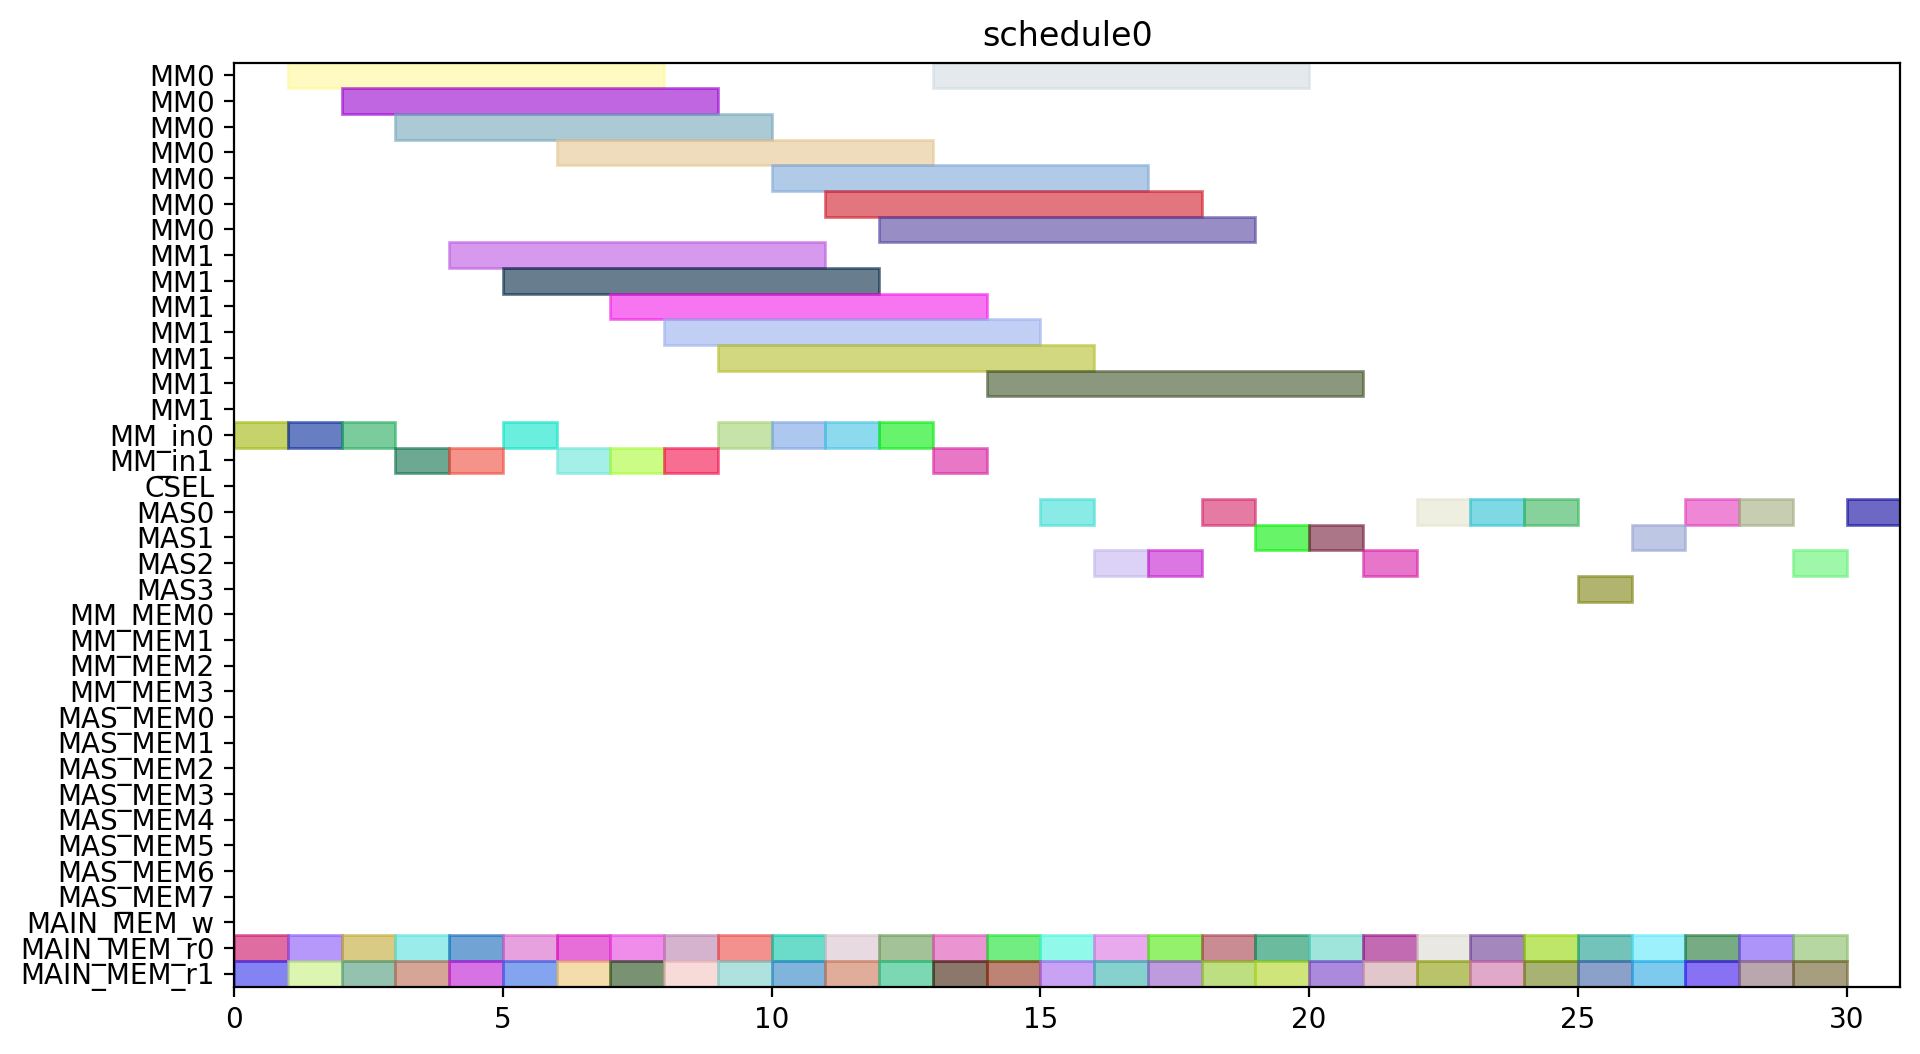

The Python source for this figure:
from pyschedule import Scenario, solvers, plotters, alt


def solve():
	horizon = 120
	S = Scenario("schedule0", horizon=horizon)

	# resource
	MM = S.Resources('MM', num=2, size=7)
	MM_in = S.Resources('MM_in', num=2)
	CSEL = S.Resource('CSEL')
	MAS = S.Resources('MAS', num=4, size=1, periods=range(1, horizon))
	MM_MEM = S.Resources('MM_MEM', num=4)
	MAS_MEM = S.Resources('MAS_MEM', num=8)
	MAIN_MEM_w = S.Resource('MAIN_MEM_w', size=1)
	MAIN_MEM_r = S.Resources('MAIN_MEM_r', num=2)

	# result of previous scheduling

	# new tasks
	t1_t0 = S.Task('t1_t0', length=7, delay_cost=1)
	t1_t0 += alt(MM)
	t1_t0_in = S.Task('t1_t0_in', length=1, delay_cost=1)
	t1_t0_in += alt(MM_in)
	S += t1_t0_in*MM_in[0]<=t1_t0*MM[0]
	S += t1_t0_in*MM_in[1]<=t1_t0*MM[1]
	t1_t0_mem0 = S.Task('t1_t0_mem0', length=1, delay_cost=1)
	t1_t0_mem0 += MAIN_MEM_r[0]
	S += t1_t0_mem0 <= t1_t0

	t1_t0_mem1 = S.Task('t1_t0_mem1', length=1, delay_cost=1)
	t1_t0_mem1 += MAIN_MEM_r[1]
	S += t1_t0_mem1 <= t1_t0

	t1_t1 = S.Task('t1_t1', length=7, delay_cost=1)
	t1_t1 += alt(MM)
	t1_t1_in = S.Task('t1_t1_in', length=1, delay_cost=1)
	t1_t1_in += alt(MM_in)
	S += t1_t1_in*MM_in[0]<=t1_t1*MM[0]
	S += t1_t1_in*MM_in[1]<=t1_t1*MM[1]
	t1_t1_mem0 = S.Task('t1_t1_mem0', length=1, delay_cost=1)
	t1_t1_mem0 += MAIN_MEM_r[0]
	S += t1_t1_mem0 <= t1_t1

	t1_t1_mem1 = S.Task('t1_t1_mem1', length=1, delay_cost=1)
	t1_t1_mem1 += MAIN_MEM_r[1]
	S += t1_t1_mem1 <= t1_t1

	t1_t2 = S.Task('t1_t2', length=1, delay_cost=1)
	t1_t2 += alt(MAS)
	t1_t2_mem0 = S.Task('t1_t2_mem0', length=1, delay_cost=1)
	t1_t2_mem0 += MAIN_MEM_r[0]
	S += t1_t2_mem0 <= t1_t2

	t1_t2_mem1 = S.Task('t1_t2_mem1', length=1, delay_cost=1)
	t1_t2_mem1 += MAIN_MEM_r[1]
	S += t1_t2_mem1 <= t1_t2

	t1_t3 = S.Task('t1_t3', length=1, delay_cost=1)
	t1_t3 += alt(MAS)
	t1_t3_mem0 = S.Task('t1_t3_mem0', length=1, delay_cost=1)
	t1_t3_mem0 += MAIN_MEM_r[0]
	S += t1_t3_mem0 <= t1_t3

	t1_t3_mem1 = S.Task('t1_t3_mem1', length=1, delay_cost=1)
	t1_t3_mem1 += MAIN_MEM_r[1]
	S += t1_t3_mem1 <= t1_t3

	t2_t0 = S.Task('t2_t0', length=7, delay_cost=1)
	t2_t0 += alt(MM)
	t2_t0_in = S.Task('t2_t0_in', length=1, delay_cost=1)
	t2_t0_in += alt(MM_in)
	S += t2_t0_in*MM_in[0]<=t2_t0*MM[0]
	S += t2_t0_in*MM_in[1]<=t2_t0*MM[1]
	t2_t0_mem0 = S.Task('t2_t0_mem0', length=1, delay_cost=1)
	t2_t0_mem0 += MAIN_MEM_r[0]
	S += t2_t0_mem0 <= t2_t0

	t2_t0_mem1 = S.Task('t2_t0_mem1', length=1, delay_cost=1)
	t2_t0_mem1 += MAIN_MEM_r[1]
	S += t2_t0_mem1 <= t2_t0

	t2_t1 = S.Task('t2_t1', length=7, delay_cost=1)
	t2_t1 += alt(MM)
	t2_t1_in = S.Task('t2_t1_in', length=1, delay_cost=1)
	t2_t1_in += alt(MM_in)
	S += t2_t1_in*MM_in[0]<=t2_t1*MM[0]
	S += t2_t1_in*MM_in[1]<=t2_t1*MM[1]
	t2_t1_mem0 = S.Task('t2_t1_mem0', length=1, delay_cost=1)
	t2_t1_mem0 += MAIN_MEM_r[0]
	S += t2_t1_mem0 <= t2_t1

	t2_t1_mem1 = S.Task('t2_t1_mem1', length=1, delay_cost=1)
	t2_t1_mem1 += MAIN_MEM_r[1]
	S += t2_t1_mem1 <= t2_t1

	t2_t2 = S.Task('t2_t2', length=1, delay_cost=1)
	t2_t2 += alt(MAS)
	t2_t2_mem0 = S.Task('t2_t2_mem0', length=1, delay_cost=1)
	t2_t2_mem0 += MAIN_MEM_r[0]
	S += t2_t2_mem0 <= t2_t2

	t2_t2_mem1 = S.Task('t2_t2_mem1', length=1, delay_cost=1)
	t2_t2_mem1 += MAIN_MEM_r[1]
	S += t2_t2_mem1 <= t2_t2

	t2_t3 = S.Task('t2_t3', length=1, delay_cost=1)
	t2_t3 += alt(MAS)
	t2_t3_mem0 = S.Task('t2_t3_mem0', length=1, delay_cost=1)
	t2_t3_mem0 += MAIN_MEM_r[0]
	S += t2_t3_mem0 <= t2_t3

	t2_t3_mem1 = S.Task('t2_t3_mem1', length=1, delay_cost=1)
	t2_t3_mem1 += MAIN_MEM_r[1]
	S += t2_t3_mem1 <= t2_t3

	t0_t0 = S.Task('t0_t0', length=7, delay_cost=1)
	t0_t0 += alt(MM)
	t0_t0_in = S.Task('t0_t0_in', length=1, delay_cost=1)
	t0_t0_in += alt(MM_in)
	S += t0_t0_in*MM_in[0]<=t0_t0*MM[0]
	S += t0_t0_in*MM_in[1]<=t0_t0*MM[1]
	t0_t0_mem0 = S.Task('t0_t0_mem0', length=1, delay_cost=1)
	t0_t0_mem0 += MAIN_MEM_r[0]
	S += t0_t0_mem0 <= t0_t0

	t0_t0_mem1 = S.Task('t0_t0_mem1', length=1, delay_cost=1)
	t0_t0_mem1 += MAIN_MEM_r[1]
	S += t0_t0_mem1 <= t0_t0

	t0_t1 = S.Task('t0_t1', length=7, delay_cost=1)
	t0_t1 += alt(MM)
	t0_t1_in = S.Task('t0_t1_in', length=1, delay_cost=1)
	t0_t1_in += alt(MM_in)
	S += t0_t1_in*MM_in[0]<=t0_t1*MM[0]
	S += t0_t1_in*MM_in[1]<=t0_t1*MM[1]
	t0_t1_mem0 = S.Task('t0_t1_mem0', length=1, delay_cost=1)
	t0_t1_mem0 += MAIN_MEM_r[0]
	S += t0_t1_mem0 <= t0_t1

	t0_t1_mem1 = S.Task('t0_t1_mem1', length=1, delay_cost=1)
	t0_t1_mem1 += MAIN_MEM_r[1]
	S += t0_t1_mem1 <= t0_t1

	t0_t2 = S.Task('t0_t2', length=1, delay_cost=1)
	t0_t2 += alt(MAS)
	t0_t2_mem0 = S.Task('t0_t2_mem0', length=1, delay_cost=1)
	t0_t2_mem0 += MAIN_MEM_r[0]
	S += t0_t2_mem0 <= t0_t2

	t0_t2_mem1 = S.Task('t0_t2_mem1', length=1, delay_cost=1)
	t0_t2_mem1 += MAIN_MEM_r[1]
	S += t0_t2_mem1 <= t0_t2

	t0_t3 = S.Task('t0_t3', length=1, delay_cost=1)
	t0_t3 += alt(MAS)
	t0_t3_mem0 = S.Task('t0_t3_mem0', length=1, delay_cost=1)
	t0_t3_mem0 += MAIN_MEM_r[0]
	S += t0_t3_mem0 <= t0_t3

	t0_t3_mem1 = S.Task('t0_t3_mem1', length=1, delay_cost=1)
	t0_t3_mem1 += MAIN_MEM_r[1]
	S += t0_t3_mem1 <= t0_t3

	t4_t0_t0 = S.Task('t4_t0_t0', length=7, delay_cost=1)
	t4_t0_t0 += alt(MM)
	t4_t0_t0_in = S.Task('t4_t0_t0_in', length=1, delay_cost=1)
	t4_t0_t0_in += alt(MM_in)
	S += t4_t0_t0_in*MM_in[0]<=t4_t0_t0*MM[0]
	S += t4_t0_t0_in*MM_in[1]<=t4_t0_t0*MM[1]
	t4_t0_t0_mem0 = S.Task('t4_t0_t0_mem0', length=1, delay_cost=1)
	t4_t0_t0_mem0 += MAIN_MEM_r[0]
	S += t4_t0_t0_mem0 <= t4_t0_t0

	t4_t0_t0_mem1 = S.Task('t4_t0_t0_mem1', length=1, delay_cost=1)
	t4_t0_t0_mem1 += MAIN_MEM_r[1]
	S += t4_t0_t0_mem1 <= t4_t0_t0

	t4_t0_t1 = S.Task('t4_t0_t1', length=7, delay_cost=1)
	t4_t0_t1 += alt(MM)
	t4_t0_t1_in = S.Task('t4_t0_t1_in', length=1, delay_cost=1)
	t4_t0_t1_in += alt(MM_in)
	S += t4_t0_t1_in*MM_in[0]<=t4_t0_t1*MM[0]
	S += t4_t0_t1_in*MM_in[1]<=t4_t0_t1*MM[1]
	t4_t0_t1_mem0 = S.Task('t4_t0_t1_mem0', length=1, delay_cost=1)
	t4_t0_t1_mem0 += MAIN_MEM_r[0]
	S += t4_t0_t1_mem0 <= t4_t0_t1

	t4_t0_t1_mem1 = S.Task('t4_t0_t1_mem1', length=1, delay_cost=1)
	t4_t0_t1_mem1 += MAIN_MEM_r[1]
	S += t4_t0_t1_mem1 <= t4_t0_t1

	t4_t0_t2 = S.Task('t4_t0_t2', length=1, delay_cost=1)
	t4_t0_t2 += alt(MAS)
	t4_t0_t2_mem0 = S.Task('t4_t0_t2_mem0', length=1, delay_cost=1)
	t4_t0_t2_mem0 += MAIN_MEM_r[0]
	S += t4_t0_t2_mem0 <= t4_t0_t2

	t4_t0_t2_mem1 = S.Task('t4_t0_t2_mem1', length=1, delay_cost=1)
	t4_t0_t2_mem1 += MAIN_MEM_r[1]
	S += t4_t0_t2_mem1 <= t4_t0_t2

	t4_t0_t3 = S.Task('t4_t0_t3', length=1, delay_cost=1)
	t4_t0_t3 += alt(MAS)
	t4_t0_t3_mem0 = S.Task('t4_t0_t3_mem0', length=1, delay_cost=1)
	t4_t0_t3_mem0 += MAIN_MEM_r[0]
	S += t4_t0_t3_mem0 <= t4_t0_t3

	t4_t0_t3_mem1 = S.Task('t4_t0_t3_mem1', length=1, delay_cost=1)
	t4_t0_t3_mem1 += MAIN_MEM_r[1]
	S += t4_t0_t3_mem1 <= t4_t0_t3

	t4_t1_t0 = S.Task('t4_t1_t0', length=7, delay_cost=1)
	t4_t1_t0 += alt(MM)
	t4_t1_t0_in = S.Task('t4_t1_t0_in', length=1, delay_cost=1)
	t4_t1_t0_in += alt(MM_in)
	S += t4_t1_t0_in*MM_in[0]<=t4_t1_t0*MM[0]
	S += t4_t1_t0_in*MM_in[1]<=t4_t1_t0*MM[1]
	t4_t1_t0_mem0 = S.Task('t4_t1_t0_mem0', length=1, delay_cost=1)
	t4_t1_t0_mem0 += MAIN_MEM_r[0]
	S += t4_t1_t0_mem0 <= t4_t1_t0

	t4_t1_t0_mem1 = S.Task('t4_t1_t0_mem1', length=1, delay_cost=1)
	t4_t1_t0_mem1 += MAIN_MEM_r[1]
	S += t4_t1_t0_mem1 <= t4_t1_t0

	t4_t1_t1 = S.Task('t4_t1_t1', length=7, delay_cost=1)
	t4_t1_t1 += alt(MM)
	t4_t1_t1_in = S.Task('t4_t1_t1_in', length=1, delay_cost=1)
	t4_t1_t1_in += alt(MM_in)
	S += t4_t1_t1_in*MM_in[0]<=t4_t1_t1*MM[0]
	S += t4_t1_t1_in*MM_in[1]<=t4_t1_t1*MM[1]
	t4_t1_t1_mem0 = S.Task('t4_t1_t1_mem0', length=1, delay_cost=1)
	t4_t1_t1_mem0 += MAIN_MEM_r[0]
	S += t4_t1_t1_mem0 <= t4_t1_t1

	t4_t1_t1_mem1 = S.Task('t4_t1_t1_mem1', length=1, delay_cost=1)
	t4_t1_t1_mem1 += MAIN_MEM_r[1]
	S += t4_t1_t1_mem1 <= t4_t1_t1

	t4_t1_t2 = S.Task('t4_t1_t2', length=1, delay_cost=1)
	t4_t1_t2 += alt(MAS)
	t4_t1_t2_mem0 = S.Task('t4_t1_t2_mem0', length=1, delay_cost=1)
	t4_t1_t2_mem0 += MAIN_MEM_r[0]
	S += t4_t1_t2_mem0 <= t4_t1_t2

	t4_t1_t2_mem1 = S.Task('t4_t1_t2_mem1', length=1, delay_cost=1)
	t4_t1_t2_mem1 += MAIN_MEM_r[1]
	S += t4_t1_t2_mem1 <= t4_t1_t2

	t4_t1_t3 = S.Task('t4_t1_t3', length=1, delay_cost=1)
	t4_t1_t3 += alt(MAS)
	t4_t1_t3_mem0 = S.Task('t4_t1_t3_mem0', length=1, delay_cost=1)
	t4_t1_t3_mem0 += MAIN_MEM_r[0]
	S += t4_t1_t3_mem0 <= t4_t1_t3

	t4_t1_t3_mem1 = S.Task('t4_t1_t3_mem1', length=1, delay_cost=1)
	t4_t1_t3_mem1 += MAIN_MEM_r[1]
	S += t4_t1_t3_mem1 <= t4_t1_t3

	t4_t2_t0 = S.Task('t4_t2_t0', length=7, delay_cost=1)
	t4_t2_t0 += alt(MM)
	t4_t2_t0_in = S.Task('t4_t2_t0_in', length=1, delay_cost=1)
	t4_t2_t0_in += alt(MM_in)
	S += t4_t2_t0_in*MM_in[0]<=t4_t2_t0*MM[0]
	S += t4_t2_t0_in*MM_in[1]<=t4_t2_t0*MM[1]
	t4_t2_t0_mem0 = S.Task('t4_t2_t0_mem0', length=1, delay_cost=1)
	t4_t2_t0_mem0 += MAIN_MEM_r[0]
	S += t4_t2_t0_mem0 <= t4_t2_t0

	t4_t2_t0_mem1 = S.Task('t4_t2_t0_mem1', length=1, delay_cost=1)
	t4_t2_t0_mem1 += MAIN_MEM_r[1]
	S += t4_t2_t0_mem1 <= t4_t2_t0

	t4_t2_t1 = S.Task('t4_t2_t1', length=7, delay_cost=1)
	t4_t2_t1 += alt(MM)
	t4_t2_t1_in = S.Task('t4_t2_t1_in', length=1, delay_cost=1)
	t4_t2_t1_in += alt(MM_in)
	S += t4_t2_t1_in*MM_in[0]<=t4_t2_t1*MM[0]
	S += t4_t2_t1_in*MM_in[1]<=t4_t2_t1*MM[1]
	t4_t2_t1_mem0 = S.Task('t4_t2_t1_mem0', length=1, delay_cost=1)
	t4_t2_t1_mem0 += MAIN_MEM_r[0]
	S += t4_t2_t1_mem0 <= t4_t2_t1

	t4_t2_t1_mem1 = S.Task('t4_t2_t1_mem1', length=1, delay_cost=1)
	t4_t2_t1_mem1 += MAIN_MEM_r[1]
	S += t4_t2_t1_mem1 <= t4_t2_t1

	t4_t2_t2 = S.Task('t4_t2_t2', length=1, delay_cost=1)
	t4_t2_t2 += alt(MAS)
	t4_t2_t2_mem0 = S.Task('t4_t2_t2_mem0', length=1, delay_cost=1)
	t4_t2_t2_mem0 += MAIN_MEM_r[0]
	S += t4_t2_t2_mem0 <= t4_t2_t2

	t4_t2_t2_mem1 = S.Task('t4_t2_t2_mem1', length=1, delay_cost=1)
	t4_t2_t2_mem1 += MAIN_MEM_r[1]
	S += t4_t2_t2_mem1 <= t4_t2_t2

	t4_t2_t3 = S.Task('t4_t2_t3', length=1, delay_cost=1)
	t4_t2_t3 += alt(MAS)
	t4_t2_t3_mem0 = S.Task('t4_t2_t3_mem0', length=1, delay_cost=1)
	t4_t2_t3_mem0 += MAIN_MEM_r[0]
	S += t4_t2_t3_mem0 <= t4_t2_t3

	t4_t2_t3_mem1 = S.Task('t4_t2_t3_mem1', length=1, delay_cost=1)
	t4_t2_t3_mem1 += MAIN_MEM_r[1]
	S += t4_t2_t3_mem1 <= t4_t2_t3

	t4_t40 = S.Task('t4_t40', length=1, delay_cost=1)
	t4_t40 += alt(MAS)
	t4_t40_mem0 = S.Task('t4_t40_mem0', length=1, delay_cost=1)
	t4_t40_mem0 += MAIN_MEM_r[0]
	S += t4_t40_mem0 <= t4_t40

	t4_t40_mem1 = S.Task('t4_t40_mem1', length=1, delay_cost=1)
	t4_t40_mem1 += MAIN_MEM_r[1]
	S += t4_t40_mem1 <= t4_t40

	t4_t41 = S.Task('t4_t41', length=1, delay_cost=1)
	t4_t41 += alt(MAS)
	t4_t41_mem0 = S.Task('t4_t41_mem0', length=1, delay_cost=1)
	t4_t41_mem0 += MAIN_MEM_r[0]
	S += t4_t41_mem0 <= t4_t41

	t4_t41_mem1 = S.Task('t4_t41_mem1', length=1, delay_cost=1)
	t4_t41_mem1 += MAIN_MEM_r[1]
	S += t4_t41_mem1 <= t4_t41

	t4_t50 = S.Task('t4_t50', length=1, delay_cost=1)
	t4_t50 += alt(MAS)
	t4_t50_mem0 = S.Task('t4_t50_mem0', length=1, delay_cost=1)
	t4_t50_mem0 += MAIN_MEM_r[0]
	S += t4_t50_mem0 <= t4_t50

	t4_t50_mem1 = S.Task('t4_t50_mem1', length=1, delay_cost=1)
	t4_t50_mem1 += MAIN_MEM_r[1]
	S += t4_t50_mem1 <= t4_t50

	t4_t51 = S.Task('t4_t51', length=1, delay_cost=1)
	t4_t51 += alt(MAS)
	t4_t51_mem0 = S.Task('t4_t51_mem0', length=1, delay_cost=1)
	t4_t51_mem0 += MAIN_MEM_r[0]
	S += t4_t51_mem0 <= t4_t51

	t4_t51_mem1 = S.Task('t4_t51_mem1', length=1, delay_cost=1)
	t4_t51_mem1 += MAIN_MEM_r[1]
	S += t4_t51_mem1 <= t4_t51

	t4_t8_t0 = S.Task('t4_t8_t0', length=7, delay_cost=1)
	t4_t8_t0 += alt(MM)
	t4_t8_t0_in = S.Task('t4_t8_t0_in', length=1, delay_cost=1)
	t4_t8_t0_in += alt(MM_in)
	S += t4_t8_t0_in*MM_in[0]<=t4_t8_t0*MM[0]
	S += t4_t8_t0_in*MM_in[1]<=t4_t8_t0*MM[1]
	t4_t8_t0_mem0 = S.Task('t4_t8_t0_mem0', length=1, delay_cost=1)
	t4_t8_t0_mem0 += MAIN_MEM_r[0]
	S += t4_t8_t0_mem0 <= t4_t8_t0

	t4_t8_t0_mem1 = S.Task('t4_t8_t0_mem1', length=1, delay_cost=1)
	t4_t8_t0_mem1 += MAIN_MEM_r[1]
	S += t4_t8_t0_mem1 <= t4_t8_t0

	t4_t8_t1 = S.Task('t4_t8_t1', length=7, delay_cost=1)
	t4_t8_t1 += alt(MM)
	t4_t8_t1_in = S.Task('t4_t8_t1_in', length=1, delay_cost=1)
	t4_t8_t1_in += alt(MM_in)
	S += t4_t8_t1_in*MM_in[0]<=t4_t8_t1*MM[0]
	S += t4_t8_t1_in*MM_in[1]<=t4_t8_t1*MM[1]
	t4_t8_t1_mem0 = S.Task('t4_t8_t1_mem0', length=1, delay_cost=1)
	t4_t8_t1_mem0 += MAIN_MEM_r[0]
	S += t4_t8_t1_mem0 <= t4_t8_t1

	t4_t8_t1_mem1 = S.Task('t4_t8_t1_mem1', length=1, delay_cost=1)
	t4_t8_t1_mem1 += MAIN_MEM_r[1]
	S += t4_t8_t1_mem1 <= t4_t8_t1

	solvers.mip.solve(S,msg=1,kind='CPLEX',ratio_gap=1.01)

	solution = [['hoge']*len(S.solution()[1]) for i in range(len(S.solution()))]
	for i in range(len(S.solution())):
		for j in range(len(S.solution()[i])):
			solution[i][j]=str(S.solution()[i][j])
	print(solution)

	cycles = int(solution[-1][3])

	pic_file_name = "/home/mfukuda/ABE/multiRAM_multiMAS_16mux/scheduling_result/stage7MM2_stage1MAS4/SPARSE/schedule0.png"
	if(S.solution() != []):
		plotters.matplotlib.plot(S,img_filename=pic_file_name, show_task_labels=False, fig_size=(cycles*0.25+3, 6))

	return solution
